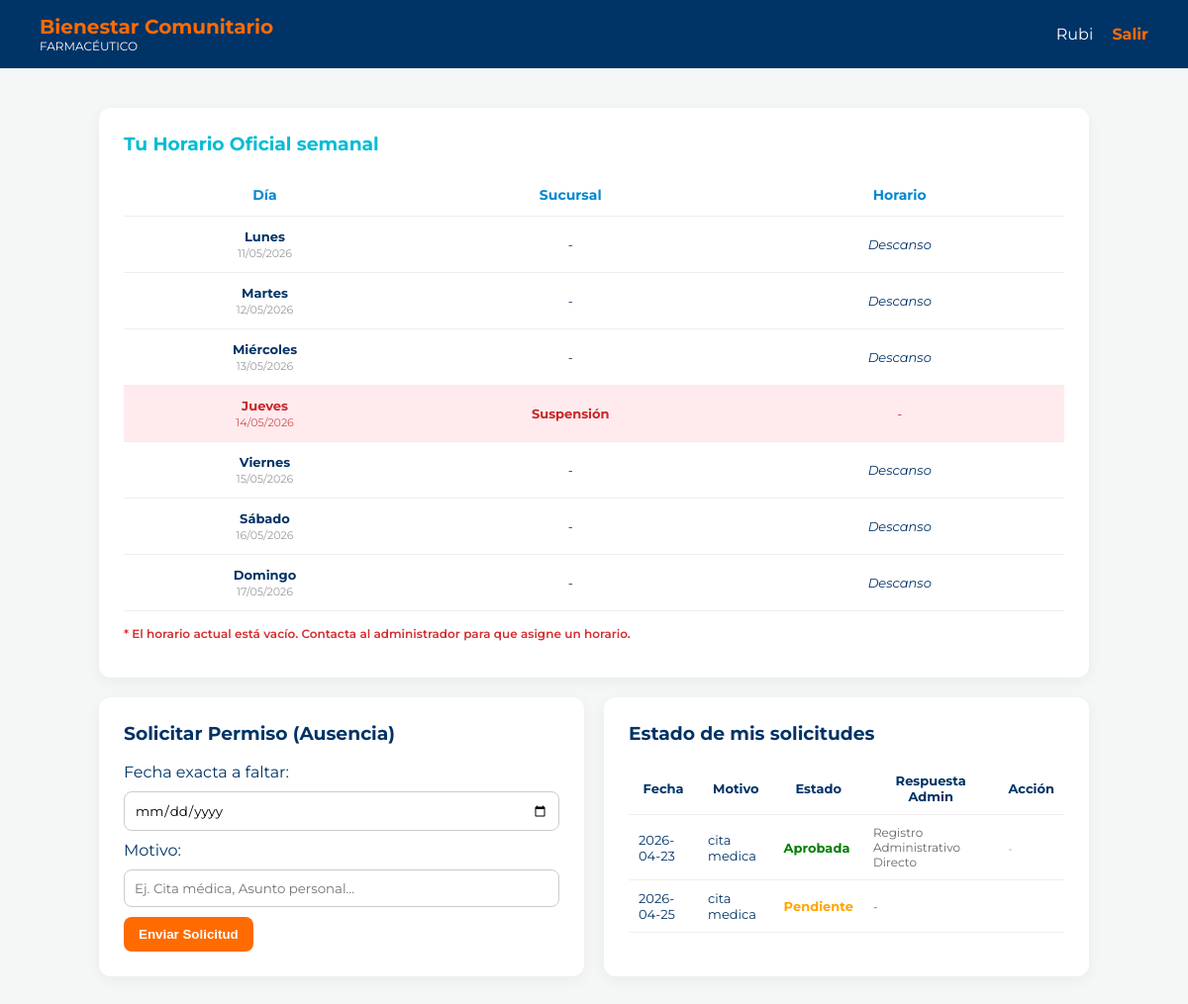
Screenshot of /empleado (signed in) with the database file from the repository.
### app.py (models this page shows)
class Empleado(db.Model):
    id = db.Column(db.Integer, primary_key=True)
    nombre = db.Column(db.String(100))
    rol = db.Column(db.String(50))
    horario = db.Column(db.String(100))
    username = db.Column(db.String(50), unique=True)
    password = db.Column(db.String(50))
    dia_descanso_fijo = db.Column(db.Integer, nullable=True)
    farmacia_id = db.Column(db.Integer, db.ForeignKey('farmacia.id'), nullable=True)
    farmacia = db.relationship('Farmacia', backref=db.backref('empleados', lazy=True))

class Solicitud(db.Model):
    id = db.Column(db.Integer, primary_key=True)
    empleado_id = db.Column(db.Integer, db.ForeignKey('empleado.id'))
    fecha = db.Column(db.String(20)) # Guardará "YYYY-MM-DD"
    motivo = db.Column(db.String(200))
    estado = db.Column(db.String(50), default='Pendiente') # Pendiente, Aprobada, Rechazada, Modificada
    mensaje_admin = db.Column(db.String(200), default='') # Para la contraoferta
    empleado = db.relationship('Empleado')

### app.py (the view)
@app.route('/empleado')
def empleado_dashboard():
    if 'user_id' not in session or session.get('rol') == 'Admin':
        return redirect(url_for('login'))
    empleado_id = session['user_id']
    usuario_actual = Empleado.query.get(empleado_id)
    turnos = HorarioGenerado.query.filter_by(empleado_id=empleado_id).all()
    permisos_aprobados = Solicitud.query.filter(
        Solicitud.empleado_id == empleado_id,
        Solicitud.estado.in_(['Aprobada', 'Modificada (Aprobada)'])
    ).all()
    mi_horario = {}
    for t in turnos:
        mi_horario[t.dia] = t.farmacia.nombre
    for perm in permisos_aprobados:
        try:
            dt = datetime.strptime(perm.fecha, '%Y-%m-%d')
            dia_semana = dt.weekday()
            if dia_semana not in mi_horario or mi_horario[dia_semana] == 'Descanso':
                if perm.mensaje_admin == 'Registro Administrativo Directo':
                    mi_horario[dia_semana] = 'Suspensión'
                else:
                    mi_horario[dia_semana] = 'Permiso Aprobado'
        except Exception as e:
            print("Error al procesar permiso en vista empleado:", e)
    mis_solicitudes = Solicitud.query.filter_by(empleado_id=empleado_id).order_by(Solicitud.id.desc()).all()
    hoy = datetime.now()
    inicio_semana = hoy - timedelta(days=hoy.weekday())
    fechas_semana = []
    for i in range(7):
        fecha_dia = inicio_semana + timedelta(days=i)
        fechas_semana.append(fecha_dia.strftime('%d/%m/%Y'))
    return render_template('empleado.html',
                           nombre=session.get('nombre'),
                           user=usuario_actual,
                           mi_horario=mi_horario,
                           solicitudes=mis_solicitudes,
                           fechas_semana=fechas_semana)

### templates/empleado.html (shortened to what this page needs)
<!DOCTYPE html>
<html lang="es">
<head>
</head>
<body>
    <nav class="navbar">
        <div class="brand">Bienestar Comunitario <span>FARMACÉUTICO</span></div>
        <div>{{ user.nombre }} <a href="{{ url_for('logout') }}" class="logout">Salir</a></div>
    </nav>
    <div class="container">
        <div class="card" style="grid-column: span 2;">
            <h3 style="margin-top:0; color:#00bcd4;">Tu Horario Oficial semanal</h3>
            <table class="horario-table">
                <tr>
                    <th width="30%">Día</th>
                    <th width="35%">Sucursal</th>
                    <th width="35%">Horario</th>
                </tr>
                {% set dias_semana = ['Lunes', 'Martes', 'Miércoles', 'Jueves', 'Viernes', 'Sábado', 'Domingo'] %}
                {% for i in range(7) %}
                    {% set turno = mi_horario.get(i) %}
                    {% if turno %}
                        {% if turno == 'Permiso Aprobado' %}
                        <tr class="fila-descanso">
                            <td>
                                <b>{{ dias_semana[i] }}</b><br>
                                <span style="font-size:11px; color:#999;">{{ fechas_semana[i] }}</span>
                            </td>
                            <td style="color: #b0bec5; font-weight: bold; font-style: italic;">Permiso Aprobado</td>
                            <td style="color: #b0bec5; font-style: italic;">-</td>
                        </tr>
                        {% elif turno == 'Suspensión' %}
                        <tr style="background-color: #ffebee;">
                            <td>
                                <b style="color: #c62828;">{{ dias_semana[i] }}</b><br>
                                <span style="font-size:11px; color:#c62828; opacity: 0.8;">{{ fechas_semana[i] }}</span>
                            </td>
                            <td style="color: #c62828; font-weight: bold;">Suspensión</td>
                            <td style="color: #c62828; font-style: italic;">-</td>
                        </tr>
                        {% endif %}
                    {% else %}
                        <tr class="fila-descanso">
                            <td>
                                <b>{{ dias_semana[i] }}</b><br>
                                <span style="font-size:11px; color:#999;">{{ fechas_semana[i] }}</span>
                            </td>
                            <td style="font-style: italic;">-</td>
                            <td style="font-style: italic;">Descanso</td>
                        </tr>
                    {% endif %}
                {% endfor %}
            </table>
            {% set ns = namespace(tiene_turno=false) %}
            {% for i in range(7) %}
                {% if mi_horario.get(i) and mi_horario.get(i) != 'Permiso Aprobado' and mi_horario.get(i) != 'Suspensión' %}
                    {% set ns.tiene_turno = true %}
                {% endif %}
            {% endfor %}
            {% if not ns.tiene_turno %}
                <p style="color: #d32f2f; font-size: 12px; margin-top: 15px; font-weight: 600;">
                    * El horario actual está vacío. Contacta al administrador para que asigne un horario.
                </p>
            {% endif %}
        </div>
        <div class="card">
            <h3 style="margin-top:0;">Solicitar Permiso (Ausencia)</h3>
            <form action="{{ url_for('nueva_solicitud_empleado') }}" method="POST">
                <label>Fecha exacta a faltar:</label>
                <input type="date" name="fecha" required>
                <label>Motivo:</label>
                <input type="text" name="motivo" placeholder="Ej. Cita médica, Asunto personal..." required>
                <button type="submit">Enviar Solicitud</button>
            </form>
        </div>
        <div class="card">
            <h3 style="margin-top:0;">Estado de mis solicitudes</h3>
            <table>
                <tr><th>Fecha</th><th>Motivo</th><th>Estado</th><th>Respuesta Admin</th><th>Acción</th></tr>
                {% for s in solicitudes %}
                <tr>
                    <td>{{ s.fecha }}</td>
                    <td>{{ s.motivo }}</td>
                    <td class="{% if 'Aprobada' in s.estado %}estado-aprobada{% elif s.estado=='Rechazada' or s.estado=='Cancelada' %}estado-rechazada{% elif s.estado=='Pide Cancelación' %}estado-pide-cancelacion{% else %}estado-pendiente{% endif %}">{{ s.estado }}</td>
                    <td style="font-size:12px; color:#666;">{{ s.mensaje_admin if s.mensaje_admin else '-' }}</td>
                    <td>
                        {% if 'Aprobada' in s.estado and s.mensaje_admin != 'Registro Administrativo Directo' %}
                        <form action="{{ url_for('solicitar_cancelacion', id=s.id) }}" method="POST" style="margin:0;">
                            <button type="submit" style="background:#ffebee; color:#d32f2f; padding:5px 10px; border-radius:4px; border:none; cursor:pointer; font-size:12px; font-weight:bold;" onclick="return confirm('¿Seguro que deseas cancelar este permiso?');">Cancelar</button>
                        </form>
                        {% elif s.mensaje_admin == 'Registro Administrativo Directo' %}
                            <span style="font-size: 11px; color: #999;">-</span>
                        {% endif %}
                    </td>
                </tr>
                {% endfor %}
            </table>
        </div>
    </div>
</body>
</html>

### templates/empleado.html (style rules this page uses)
body { font-family: 'Montserrat', sans-serif; background-color: #f4f7f6; margin: 0; color: #003366; }
.navbar { background-color: #003366; padding: 15px 40px; display: flex; justify-content: space-between; align-items: center; color: white; }
.brand { font-size: 20px; font-weight: 700; color: #ff6b00; }
.brand span { font-size: 12px; color: white; display: block; font-weight: 400; }
.container { max-width: 1000px; margin: 40px auto; padding: 0 20px; display: grid; grid-template-columns: 1fr 1fr; gap: 20px; }
.card { background: white; padding: 25px; border-radius: 12px; box-shadow: 0 4px 15px rgba(0,0,0,0.05); }
.logout { color: #ff6b00; font-weight: bold; text-decoration: none; margin-left: 15px; }
input, select { width: 100%; padding: 10px; margin: 10px 0; border: 1px solid #ccc; border-radius: 8px; font-family: 'Montserrat'; box-sizing:border-box; }
button { background-color: #ff6b00; color: white; border: none; padding: 10px 15px; border-radius: 8px; cursor: pointer; font-weight: bold; }
table { width: 100%; border-collapse: collapse; margin-top: 15px; }
td, th { padding: 10px; border-bottom: 1px solid #eee; font-size: 13px; }
.estado-aprobada { color: green; font-weight: bold; }
.estado-pendiente { color: orange; font-weight: bold; }
.horario-table { width: 100%; border-collapse: collapse; }
.horario-table th, .horario-table td { text-align: center; vertical-align: middle; padding: 12px; border-bottom: 1px solid #eee; }
.horario-table th { color: #0288d1; font-size: 14px; }

### rows the page displays
Empleado: nombre "Rubi"
Solicitud: fecha "2026-04-23", motivo "cita medica", estado "Aprobada", mensaje_admin "Registro Administrativo Directo"
Solicitud: fecha "2026-04-25", motivo "cita medica", estado "Pendiente", mensaje_admin "-"

### other values shown
{{ dias_semana[i] }} "Lunes" "Martes" "Miércoles" "Viernes" "Sábado" "Domingo"
{{ fechas_semana[i] }} "11/05/2026" "12/05/2026" "13/05/2026" "15/05/2026" "16/05/2026" "17/05/2026"
{{ dias_semana[i] }} "Jueves"
{{ fechas_semana[i] }} "14/05/2026"
